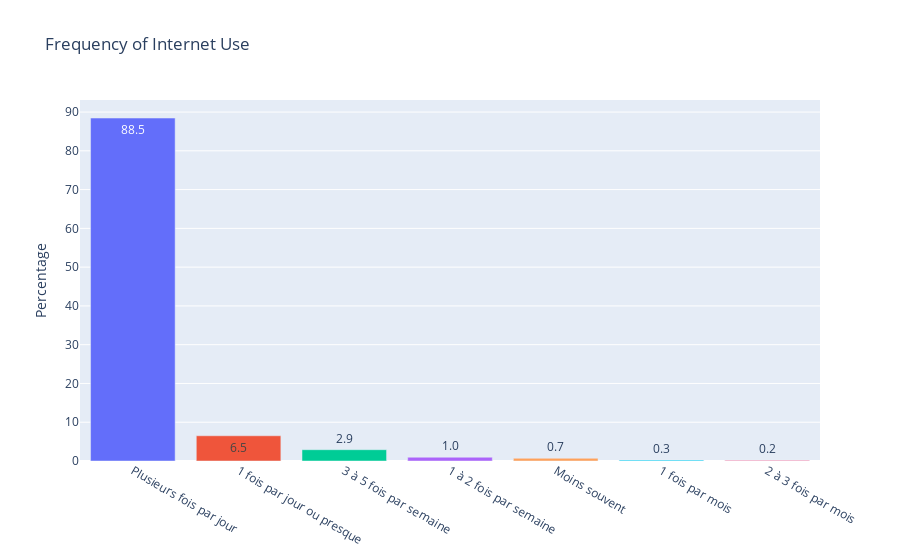
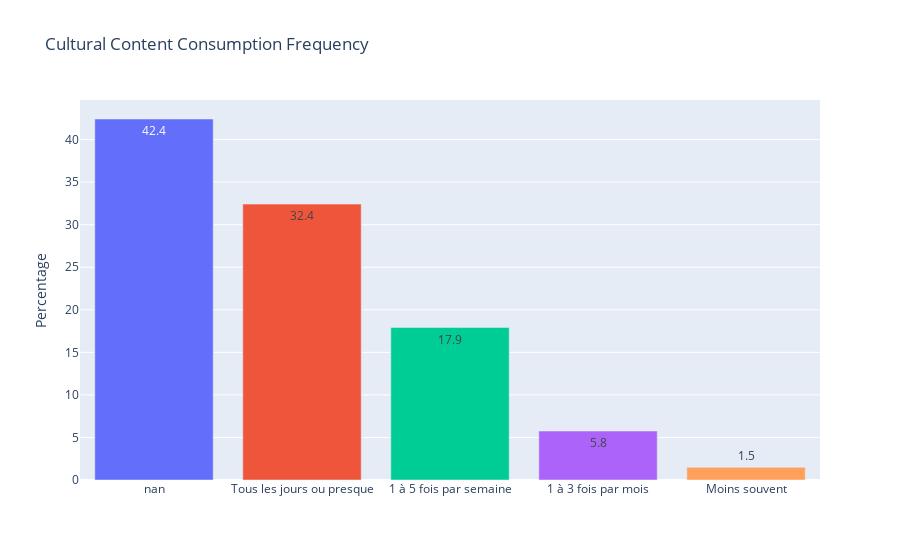

Here is the notebook cell these charts were saved with, in order:
### Code cell
# ============================================================
# 2️⃣ Fréquence d’usage d’Internet
# ============================================================

internet_freq = df["frequence_internet"].value_counts(normalize=True).mul(100).reset_index()
internet_freq.columns = ["Internet Usage Frequency", "Percentage"]

fig = px.bar(
    internet_freq,
    x="Internet Usage Frequency", y="Percentage",
    title="Frequency of Internet Use",
    text_auto=".1f", color="Internet Usage Frequency"
)
fig.update_layout(showlegend=False, xaxis_title=None)
fig.show()

# ============================================================
# 3️⃣ Fréquence de consommation culturelle
# ============================================================

cultural_freq = df["frequence_conso_culturelle"].value_counts(normalize=True).mul(100).reset_index()
cultural_freq.columns = ["Frequency", "Percentage"]

fig = px.bar(
    cultural_freq,
    x="Frequency", y="Percentage",
    title="Cultural Content Consumption Frequency",
    text_auto=".1f", color="Frequency"
)
fig.update_layout(showlegend=False, xaxis_title=None)
fig.show()

### Figure 1 — Plotly figure (JSON) as saved in the notebook; plotly's stock layout.template omitted (floating-point values rounded to 4 significant figures)
{"data": [{"hovertemplate": "Internet Usage Frequency=%{x}<br>Percentage=%{y}<extra></extra>", "legendgroup": "Plusieurs fois par jour", "marker": {"color": "#636efa", "pattern": {"shape": ""}}, "name": "Plusieurs fois par jour", "orientation": "v", "showlegend": true, "textposition": "auto", "texttemplate": "%{y:.1f}", "type": "bar", "x": ["Plusieurs fois par jour"], "xaxis": "x", "y": [88.45], "yaxis": "y"}, {"hovertemplate": "Internet Usage Frequency=%{x}<br>Percentage=%{y}<extra></extra>", "legendgroup": "1 fois par jour ou presque", "marker": {"color": "#EF553B", "pattern": {"shape": ""}}, "name": "1 fois par jour ou presque", "orientation": "v", "showlegend": true, "textposition": "auto", "texttemplate": "%{y:.1f}", "type": "bar", "x": ["1 fois par jour ou presque"], "xaxis": "x", "y": [6.508], "yaxis": "y"}, {"hovertemplate": "Internet Usage Frequency=%{x}<br>Percentage=%{y}<extra></extra>", "legendgroup": "3 à 5 fois par semaine", "marker": {"color": "#00cc96", "pattern": {"shape": ""}}, "name": "3 à 5 fois par semaine", "orientation": "v", "showlegend": true, "textposition": "auto", "texttemplate": "%{y:.1f}", "type": "bar", "x": ["3 à 5 fois par semaine"], "xaxis": "x", "y": [2.917], "yaxis": "y"}, {"hovertemplate": "Internet Usage Frequency=%{x}<br>Percentage=%{y}<extra></extra>", "legendgroup": "1 à 2 fois par semaine", "marker": {"color": "#ab63fa", "pattern": {"shape": ""}}, "name": "1 à 2 fois par semaine", "orientation": "v", "showlegend": true, "textposition": "auto", "texttemplate": "%{y:.1f}", "type": "bar", "x": ["1 à 2 fois par semaine"], "xaxis": "x", "y": [0.9722], "yaxis": "y"}, {"hovertemplate": "Internet Usage Frequency=%{x}<br>Percentage=%{y}<extra></extra>", "legendgroup": "Moins souvent", "marker": {"color": "#FFA15A", "pattern": {"shape": ""}}, "name": "Moins souvent", "orientation": "v", "showlegend": true, "textposition": "auto", "texttemplate": "%{y:.1f}", "type": "bar", "x": ["Moins souvent"], "xaxis": "x", "y": [0.6944], "yaxis": "y"}, {"hovertemplate": "Internet Usage Frequency=%{x}<br>Percentage=%{y}<extra></extra>", "legendgroup": "1 fois par mois", "marker": {"color": "#19d3f3", "pattern": {"shape": ""}}, "name": "1 fois par mois", "orientation": "v", "showlegend": true, "textposition": "auto", "texttemplate": "%{y:.1f}", "type": "bar", "x": ["1 fois par mois"], "xaxis": "x", "y": [0.2579], "yaxis": "y"}, {"hovertemplate": "Internet Usage Frequency=%{x}<br>Percentage=%{y}<extra></extra>", "legendgroup": "2 à 3 fois par mois", "marker": {"color": "#FF6692", "pattern": {"shape": ""}}, "name": "2 à 3 fois par mois", "orientation": "v", "showlegend": true, "textposition": "auto", "texttemplate": "%{y:.1f}", "type": "bar", "x": ["2 à 3 fois par mois"], "xaxis": "x", "y": [0.1984], "yaxis": "y"}], "layout": {"autosize": true, "barmode": "relative", "legend": {"title": {"text": "Internet Usage Frequency"}, "tracegroupgap": 0}, "showlegend": false, "title": {"text": "Frequency of Internet Use"}, "xaxis": {"anchor": "y", "autorange": true, "categoryarray": ["Plusieurs fois par jour", "1 fois par jour ou presque", "3 à 5 fois par semaine", "1 à 2 fois par semaine", "Moins souvent", "1 fois par mois", "2 à 3 fois par mois"], "categoryorder": "array", "domain": [0, 1], "range": [-0.5, 6.5], "title": {}, "type": "category"}, "yaxis": {"anchor": "x", "autorange": true, "domain": [0, 1], "range": [0, 93.11], "title": {"text": "Percentage"}, "type": "linear"}}}

### Figure 2 — Plotly figure (JSON) as saved in the notebook; plotly's stock layout.template omitted (floating-point values rounded to 4 significant figures)
{"data": [{"hovertemplate": "Frequency=%{x}<br>Percentage=%{y}<extra></extra>", "legendgroup": "nan", "marker": {"color": "#636efa", "pattern": {"shape": ""}}, "name": "nan", "orientation": "v", "showlegend": true, "textposition": "auto", "texttemplate": "%{y:.1f}", "type": "bar", "x": ["nan"], "xaxis": "x", "y": [42.42], "yaxis": "y"}, {"hovertemplate": "Frequency=%{x}<br>Percentage=%{y}<extra></extra>", "legendgroup": "Tous les jours ou presque", "marker": {"color": "#EF553B", "pattern": {"shape": ""}}, "name": "Tous les jours ou presque", "orientation": "v", "showlegend": true, "textposition": "auto", "texttemplate": "%{y:.1f}", "type": "bar", "x": ["Tous les jours ou presque"], "xaxis": "x", "y": [32.42], "yaxis": "y"}, {"hovertemplate": "Frequency=%{x}<br>Percentage=%{y}<extra></extra>", "legendgroup": "1 à 5 fois par semaine", "marker": {"color": "#00cc96", "pattern": {"shape": ""}}, "name": "1 à 5 fois par semaine", "orientation": "v", "showlegend": true, "textposition": "auto", "texttemplate": "%{y:.1f}", "type": "bar", "x": ["1 à 5 fois par semaine"], "xaxis": "x", "y": [17.92], "yaxis": "y"}, {"hovertemplate": "Frequency=%{x}<br>Percentage=%{y}<extra></extra>", "legendgroup": "1 à 3 fois par mois", "marker": {"color": "#ab63fa", "pattern": {"shape": ""}}, "name": "1 à 3 fois par mois", "orientation": "v", "showlegend": true, "textposition": "auto", "texttemplate": "%{y:.1f}", "type": "bar", "x": ["1 à 3 fois par mois"], "xaxis": "x", "y": [5.754], "yaxis": "y"}, {"hovertemplate": "Frequency=%{x}<br>Percentage=%{y}<extra></extra>", "legendgroup": "Moins souvent", "marker": {"color": "#FFA15A", "pattern": {"shape": ""}}, "name": "Moins souvent", "orientation": "v", "showlegend": true, "textposition": "auto", "texttemplate": "%{y:.1f}", "type": "bar", "x": ["Moins souvent"], "xaxis": "x", "y": [1.488], "yaxis": "y"}], "layout": {"autosize": true, "barmode": "relative", "legend": {"title": {"text": "Frequency"}, "tracegroupgap": 0}, "showlegend": false, "title": {"text": "Cultural Content Consumption Frequency"}, "xaxis": {"anchor": "y", "autorange": true, "categoryarray": ["nan", "Tous les jours ou presque", "1 à 5 fois par semaine", "1 à 3 fois par mois", "Moins souvent"], "categoryorder": "array", "domain": [0, 1], "range": [-0.5, 4.5], "title": {}, "type": "category"}, "yaxis": {"anchor": "x", "autorange": true, "domain": [0, 1], "range": [0, 44.65], "title": {"text": "Percentage"}, "type": "linear"}}}
